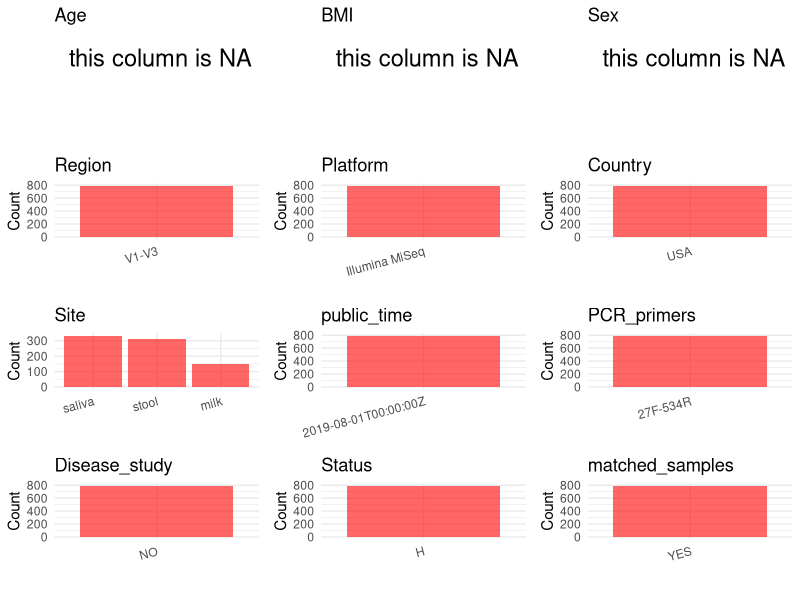

R code for this plot: (Note: this script raises an error after producing the figure.)
## ---- chunk 1
# Load necessary libraries
library(dplyr)
library(ggplot2)
library(cowplot)
library(stringr)

# Set working directory (update this path to your local directory)
setwd("/home/hby/oral_project/PRJNA503194")

# Read the initial metadata files
initial_meta <- read.csv("SraRunTable.csv", header = T)

# Combine the two metadata files
# meta <- rbind(initial_meta, initial_meta1)

# Remove entries non-oral samples
# initial_meta <- subset(initial_meta,isolate %in% c("saliva","tongue coat"))

# Check the number of samples containing "HT" in Sample.Name (e.g., healthy controls)
# nrow(subset(meta, grepl("HT", Sample.Name)))

# Display the first few rows of the metadata
head(initial_meta)
initial_meta_with_helpers <- initial_meta %>%
  group_by(host_subject_id) %>%
  mutate(
    is_if_is_match = all(c("IF", "IS") %in% env_biome),
    is_mf_milk_ms_match = all(c("MF", "Milk", "MS") %in% env_biome),
    is_intended_if_is_group = any(c("IF", "IS") %in% env_biome)
  ) %>%
  ungroup()


initial_meta_processed <- initial_meta_with_helpers %>%
  mutate(
    matched_samples = case_when(
      is_if_is_match ~ "YES",
      is_mf_milk_ms_match ~ "YES",
      TRUE ~ "NO"
    )
  ) %>%
  filter(
    is_if_is_match | is_mf_milk_ms_match |

      !is_intended_if_is_group |

      (is_intended_if_is_group & !is_if_is_match & env_biome == "MS")
  )
## ---- chunk 2
# Create a uniform metadata dataframe
metadata <- data.frame(
  BioProject = initial_meta$BioProject,
  Run = initial_meta$Run,
  sample_name = initial_meta$Sample_Name,
  Platform = initial_meta$Instrument,
  Country = initial_meta$geo_loc_name,
  Site = initial_meta$site,
  public_time = initial_meta$ReleaseDate,
  matched_samples = initial_meta_processed$matched_samples,
  stringsAsFactors = FALSE,
  Sex = NA,
  Age = NA,
  BMI = NA
)
## ---- chunk 3
# Add information obtained from the publication
metadata$Status <- "H"
metadata$Region <- "V1-V3"
metadata$PCR_primers <- "27F-534R"
metadata$title <- "Strong Multivariate Relations Exist Among Milk、 Oral、and Fecal Microbiomes in Mother-Infant Dyads During the First Six Months Postpartum"
metadata$Disease_study <- "NO"
## ---- chunk 4
# Check the number of unique runs and sample names
print(paste("Number of unique runs:", length(unique(metadata$Run))))
print(paste("Number of unique sample names:", length(unique(metadata$sample_name))))
## ---- chunk 5
# Select columns for visualization
plot_data <- metadata %>%
  select(-BioProject, -Run, -sample_name, -title)

# Function to create simple plots for each column
create_simple_plots <- function(data) {
  plots <- list()

  for (col in colnames(data)) {
    # Check if the column is all NA
    if (all(is.na(data[[col]]))) {
      # Create an empty plot with text indicating all NA
      p <- ggplot() +
        annotate("text", x = 0.5, y = 0.5, label = "this column is NA", size = 6) +
        labs(title = col) +
        theme_void()
    } else if (is.numeric(data[[col]])) {
      # Numeric variable: histogram
      p <- ggplot(data, aes(x = .data[[col]])) +
        geom_histogram(fill = "blue", alpha = 0.6, bins = 20, na.rm = TRUE) +
        labs(title = col) +
        theme_minimal()
    } else {
      # Categorical variable: bar plot (remove NA values)
      count_data <- as.data.frame(table(data[[col]], useNA = "ifany"))
      p <- ggplot(count_data, aes(x = reorder(Var1, -Freq), y = Freq)) +
        geom_col(fill = "red", alpha = 0.6) +
        labs(title = col, x = NULL, y = "Count") +
        theme_minimal() +
        theme(axis.text.x = element_text(angle = 15, hjust = 1))
    }
    plots[[col]] <- p
  }

  return(plots)
}

# Generate and arrange plots
plots <- create_simple_plots(plot_data)
p <- plot_grid(plots$Age,
  plots$BMI,
  plots$Sex,
  plots$Region,
  plots$Platform,
  plots$Country,
  plots$Site,
  plots$public_time,
  plots$PCR_primers,
  plots$Disease_study,
  plots$Status,
  plots$matched_samples, # add
  ncol = 3, align = "hv", axis = "lb"
)
ggsave("Metadata_Summary.png", plot = p, width = 8, height = 6, dpi = 150)
## ---- chunk 6
knitr::include_graphics("Metadata_Summary.png")
## ---- chunk 7
# Reorder columns to match the desired format
metadata <- metadata[, c(
  "BioProject", "Run", "sample_name", "Age", "BMI", "Sex",
  "Region", "Platform", "Country", "Site", "public_time",
  "PCR_primers", "title", "Disease_study", "Status", "matched_samples"
)]

# Export the uniform metadata to a CSV file
write.csv(metadata, file = "metadata.csv", quote = FALSE)
head(metadata)
